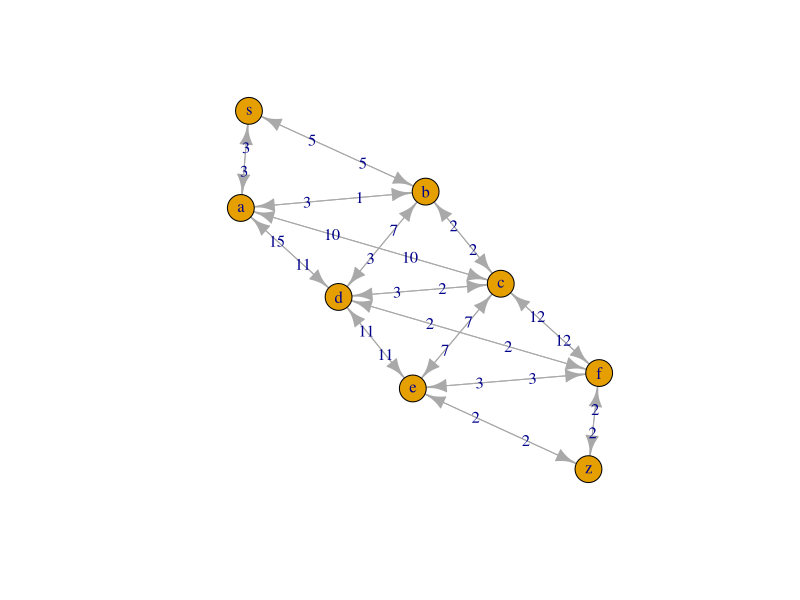

R code for this plot: (Note: this script raises an error after producing the figure.)
## ---- chunk 1
library(igraph)

graph <- list(s = c("a", "b"),
              a = c("s", "b", "c", "d"),
              b = c("s", "a", "c", "d"),
              c = c("a", "b", "d", "e", "f"),
              d = c("a", "b", "c", "e", "f"),
              e = c("c", "d", "f", "z"),
              f = c("c", "d", "e", "z"),
              z = c("e", "f"))

weights <- list(s = c(3, 5),
                a = c(3, 1, 10, 11),
                b = c(5, 3, 2, 3),
                c = c(10, 2, 3, 7, 12),
                d = c(15, 7, 2, 11, 2),
                e = c(7, 11, 3, 2),
                f = c(12, 2, 3, 2),
                z = c(2, 2))
## ---- chunk 2
# create edgelist with weights
G <- data.frame(stack(graph), weights = stack(weights)[[1]])
set.seed(500)

el <- as.matrix(stack(graph))
g <- graph_from_edgelist(el)
E(g)$weights <- G$weights

plot(g, edge.label = G$weights)
## ---- chunk 3
a <- c("a","b")
a[-1]
a[-length(a)]

pairs <- cbind(values = "a", ind = "b")
pairs

sum(merge(pairs, G)[, "weights"])

?merge
## ---- chunk 4
path_length <- function(path) {
  # if path is NULL return infinite length
  if (is.null(path)) return(Inf)
  
  # get all consecutive nodes
  pairs <- cbind(values = path[-length(path)], ind = path[-1])
  # join with G and sum over weights
  sum(merge(pairs, G)[ , "weights"])
}
## ---- chunk 5
find_shortest_path <- function(graph, start, end, path = c()) {
  # if there are no nodes linked from current node (= dead end) return NULL
  if (is.null(graph[[start]])) return(NULL)
  # add next node to path so far
  path <- c(path, start)
  
  # base case of recursion: if end is reached return path
  if (start == end) return(path)
  
  # initialize shortest path as NULL
  shortest <- NULL.
  # loop through all nodes linked from the current node (given in start)
  for (node in graph[[start]]) {
    # proceed only if linked node is not already in path
    if (!(node %in% path)) {
      # recursively call function for finding shortest path with node as start and assign it to newpath
      newpath <- find_shortest_path(graph, node, end, path)
      # if newpath is shorter than shortest so far assign newpath to shortest
      if (path_length(newpath) < path_length(shortest))
        shortest <- newpath
    }
  }
  # return shortest path
  shortest
}
## ---- chunk 6
find_shortest_path(graph, "s", "z") # via b
## [1] "s" "b" "c" "d" "f" "z"

find_shortest_path(graph, "z", "s") # back via a
## [1] "z" "f" "d" "b" "a" "s"

path_length(find_shortest_path(graph, "z", "s"))
## ---- chunk 7
E(g)$weights
## ---- chunk 8
shortest.paths(g, "s", to = "z", algorithm = "dijkstra")
shortest.paths(g, "z", to = "s",  weights = G$weights, algorithm = "dijkstra")
## ---- chunk 9
all_shortest_paths(g, "s", weights = G$weights)
## ---- chunk 10
?all_shortest_paths
